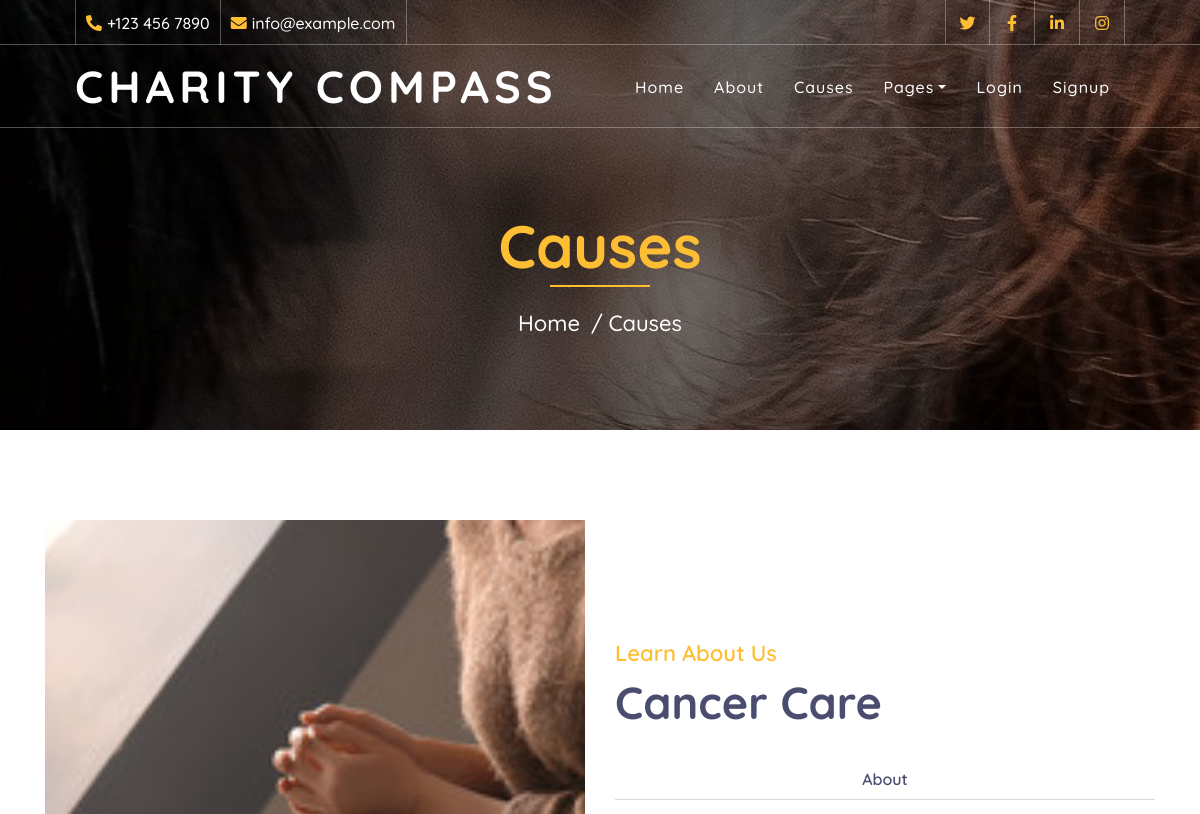
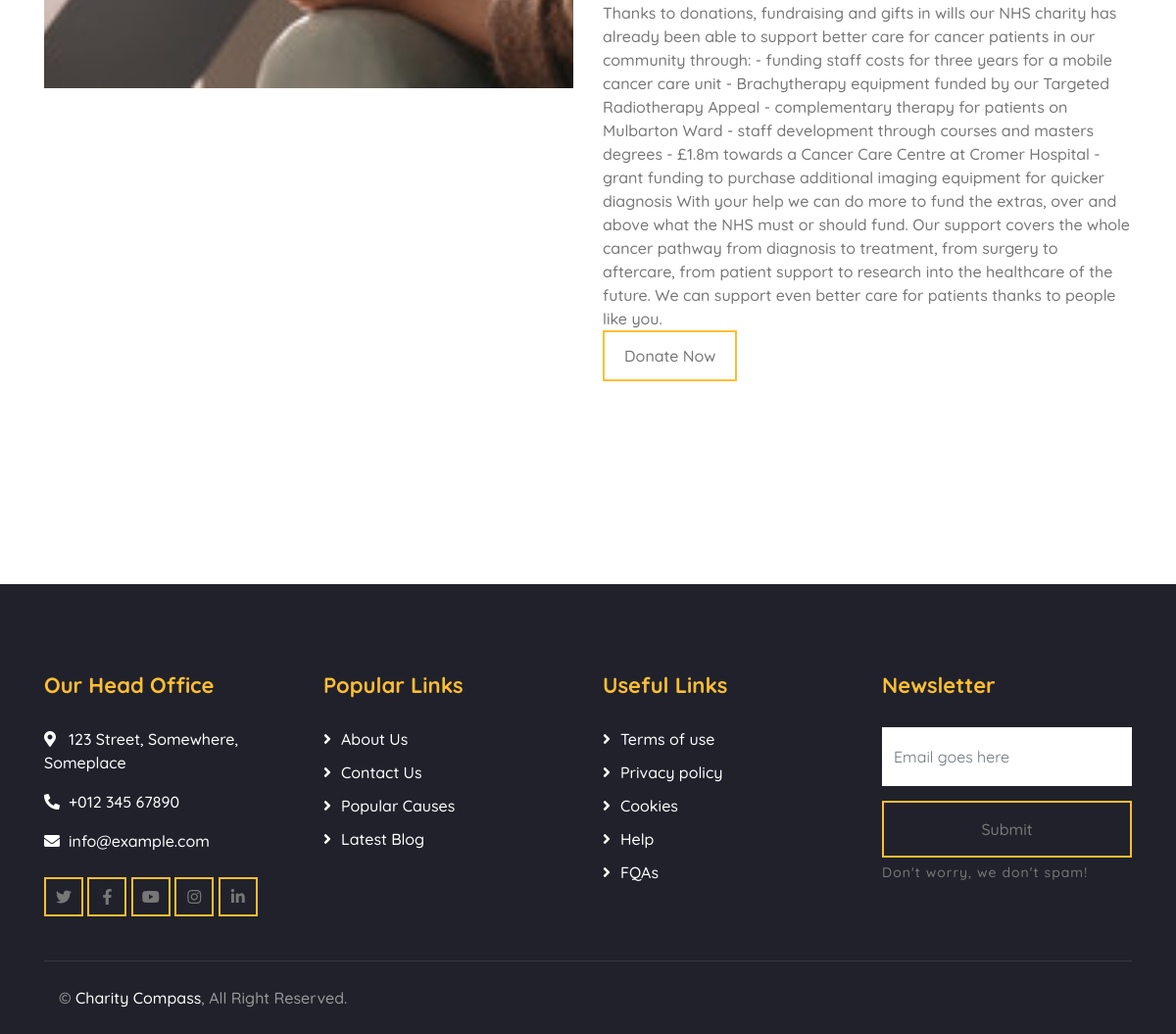
/campagne/cancer/, run on the app's committed database (2 pictures, top to bottom).
### campagne/models.py (models this page shows, shortened)
class Campagne(models.Model):
    charity_number = models.CharField(max_length=50)
    slug = models.SlugField()
    nom = models.CharField(max_length=100)
    histoire = models.TextField()
    montant = models.DecimalField(max_digits=6, decimal_places=2, default=0.0)
    supporteurs = models.IntegerField(max_length=100, null = True)
    thumbnail = models.ImageField(default='default.png', blank=True)
    fundraiser = models.ForeignKey(User, on_delete=models.CASCADE, default=None)

### campagne/views.py (the view)
# urls.py: re_path(r'^(?P<slug>[\w-]+)/$', views.campagne_detail, name="detail"),
def campagne_detail(request, slug):
    campagne = Campagne.objects.get(slug=slug)
    return render(request, 'campagne/campagne_detail.html', { 'campagne': campagne })

### campagne/templates/campagne/campagne_detail.html
{% extends 'base.html'%}
{% block content %}
        <div class="page-header">
            <div class="container">
                <div class="row">
                    <div class="col-12">
                        <h2>Causes</h2>
                    </div>
                    <div class="col-12">
                        <a href="{% url 'home' %}">Home</a>
                        <a href="{% url 'campagne:campagne_list' %}">Causes</a>
                    </div>
                </div>
            </div>
        </div>
        <div class="about">
            <div class="container">
                <div class="row align-items-center">
                    <div class="col-lg-6">
                        <div class="about-img" data-parallax="scroll" data-image-src="{{ campagne.thumbnail.url}}"></div>
                    </div>
                    <div class="col-lg-6">
                        <div class="section-header">
                            <p>Learn About Us</p>
                            <h2>{{ campagne.nom }}</h2>
                        </div>
                        <div class="about-tab">
                            <ul class="nav nav-pills nav-justified">
                                <li class="nav-item">
                                    <a class="nav-link" data-toggle="pill" href="#tab-content-1">About</a>
                                </li>
                            </ul>
                            <div class="tab-content">
                                <div id="tab-content-1" class="container tab-pane active">
                                    {{campagne.histoire}}
                                    <div class="carousel-btn">
                                        <a class="btn btn-custom" href="">Donate Now</a>
                                    </div>
                                </div>
                            </div>
                        </div>
                    </div>
                </div>
            </div>
        </div>
{% endblock %}

### assets/styles.css (style rules this page uses)
body { color: #777777; font-weight: 500; background: #ffffff; font-family: 'Quicksand', sans-serif; }
h1, h2, h3, h4, h5, h6 { color: #4a4c70; }
a { color: #4a4c70; transition: .3s; }
.btn.btn-custom { padding: 12px 20px; text-align: center; font-size: 16px; font-weight: 500; color: #777777; border-radius: 0; border: 2px solid #FDBE33; box-shadow: inset 0 0 0 0 #FDBE33; transition: ease-out 0.3s; -webkit-transition: ease-out 0.3s; -moz-transition: ease-out 0.3s; }
.page-header { position: relative; margin-bottom: 45px; padding: 210px 0 90px 0; text-align: center; background: linear-gradient(rgba(0, 0, 0, .5), rgba(0, 0, 0, .5)), url(/static/img/page-header.jpg); background-attachment: fixed; background-position: center; background-repeat: no-repeat; background-size: cover; }
.page-header h2 { position: relative; color: #FDBE33; font-size: 60px; font-weight: 700; margin-bottom: 20px; padding-bottom: 5px; }
.page-header h2::after { position: absolute; content: ""; width: 100px; height: 2px; left: calc(50% - 50px); bottom: 0; background: #FDBE33; }
.page-header a { position: relative; padding: 0 12px; font-size: 22px; color: #ffffff; }
.page-header a::after { position: absolute; content: "/"; width: 8px; height: 8px; top: -2px; right: -7px; text-align: center; color: #ffffff; }
.page-header a:last-child::after { display: none; }
.section-header { position: relative; width: 100%; max-width: 700px; margin: 0 auto 45px auto; }
.section-header p { margin-bottom: 5px; position: relative; font-size: 22px; font-weight: 600; text-transform: capitalize; color: #FDBE33; }
.section-header h2 { margin: 0; font-size: 45px; font-weight: 700; }
.about { position: relative; width: 100%; padding: 45px 0; }
.about .section-header { margin-bottom: 30px; margin-left: 0; }
.about .about-img { width: 100%; height: 100vh; }
.about .about-tab { width: 100%; }
.about .about-tab .nav.nav-pills .nav-link { padding: 8px; font-weight: 600; background: none; border-radius: 0; border-bottom: 1px solid rgba(0, 0, 0, .15); transition: none; }
.about .about-tab .tab-content { padding: 15px 0 0 0; background: transparent; }
.about .about-tab .tab-content .container { padding: 0; }

### data on the page
Campagne: nom "Cancer Care", histoire "Thanks to donations, fundraising and gifts in wills our NHS charity has already been able to support better care for cancer patients in our community through: - funding staff costs for three years for a mobile cancer care unit - Brachytherapy equipment funded by our Targeted Radiotherapy Appeal - complementary therapy for patients on Mulbarton Ward - staff development through courses and masters degrees - £1.8m towards a Cancer Care Centre at Cromer Hospital - grant funding to purchase additional imaging equipment for quicker diagnosis With your help we can do more to fund the extras, over and above what the NHS must or should fund. Our support covers the whole cancer pathway from diagnosis…"
